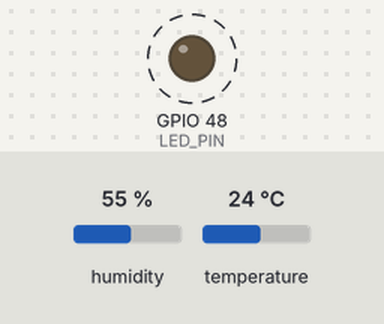
Bench run of a program on a simulated ESP32-S3. On the bench: output pins drawn as LEDs (lit = HIGH). Dashed ring = blinking. The inputs (shaded band) are chosen by the test bench; at power-on: humidity 55 %, temperature 24 °C. What the program prints to the serial monitor is not drawn.

Above: at 4.5 s.
Timing chart, 0 to 8.2 s (numbered marks = the images above):
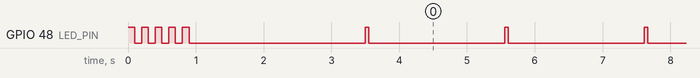

Measured:
- by itself, GPIO 48 (LED_PIN): goes 4 × (LOW 0.10 s, HIGH 0.10 s), LOW 2.6 s, 61 × (HIGH 0.05 s, LOW 2.0 s), HIGH 0.05 s, then LOW

The program:

main.cpp
```cpp
/**
 * 模块测试 01 — DHT22 温湿度传感器
 *
 * 接线:
 *   DHT22 VCC  → 3.3V
 *   DHT22 DATA → GPIO16 (需 10KΩ 上拉到 3.3V)
 *   DHT22 GND  → GND
 *
 * LED 指示:
 *   板上 LED (GPIO48) — 快闪=初始化中, 慢闪=正常运行
 *
 * 预期输出:
 *   串口每秒输出一次温度/湿度读数。
 *   如果持续显示 "读取失败"，请检查 DATA 引脚上拉电阻。
 */

#include <Arduino.h>
#include <DHT.h>

#define DHT_PIN  16
#define DHT_TYPE DHT22
#define LED_PIN  48  // ESP32-S3 DevKitC 板上 LED

DHT dht(DHT_PIN, DHT_TYPE);

void led_blink(int count, int ms_on, int ms_off) {
    for (int i = 0; i < count; i++) {
        digitalWrite(LED_PIN, HIGH);
        delay(ms_on);
        digitalWrite(LED_PIN, LOW);
        delay(ms_off);
    }
}

void setup() {
    pinMode(LED_PIN, OUTPUT);

    // 快闪 5 次 = 初始化中
    led_blink(5, 100, 100);

    Serial.begin(115200);
    delay(500);
    Serial.println("\n=== DHT22 温湿度传感器测试 ===\n");
    dht.begin();
    Serial.println("[INFO] DHT22 已初始化，等待传感器稳定...");
    delay(2000);
}

void loop() {
    // 每次循环短闪一下 = 固件在运行
    digitalWrite(LED_PIN, HIGH);
    delay(50);
    digitalWrite(LED_PIN, LOW);

    float t = dht.readTemperature();
    float h = dht.readHumidity();

    if (isnan(t) || isnan(h)) {
        Serial.println("[ERR] DHT22 读取失败! 请检查接线和上拉电阻。");
        // 读取失败时快闪 3 次
        led_blink(3, 100, 100);
    } else {
        float hi = t;
        if (t >= 27.0f && h >= 40.0f) {
            float t_f = t * 1.8f + 32.0f;
            hi = -42.379f + 2.04901523f * t_f + 10.14333127f * h
                 - 0.22475541f * t_f * h - 0.00683783f * t_f * t_f
                 - 0.05481717f * h * h + 0.00122874f * t_f * t_f * h
                 + 0.00085282f * t_f * h * h - 0.00000199f * t_f * t_f * h * h;
            hi = (hi - 32.0f) / 1.8f;
            if (hi < t) hi = t;
        }

        Serial.printf("温度: %.1f°C | 湿度: %.1f%% | 体感: %.1f°C\n", t, h, hi);
    }

    delay(2000);
}
```
